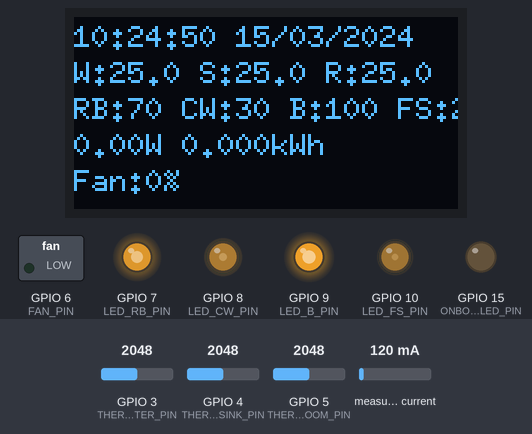
Bench run of a program on a simulated ESP32-S2. Parts: 128×64 one-colour display, switched loads named in the program (green lamp = pin HIGH), output pins drawn as LEDs (lit = HIGH). The test bench sets the inputs (shaded band); at power-on: GPIO 4 (THERM_SINK_PIN) = 2048, GPIO 3 (THERM_WATER_PIN) = 2048, GPIO 5 (THERM_ROOM_PIN) = 2048, measured current 120 mA. The local clock reads 2024-03-15 10:24:30 at power-on unless the program sets it; what the program prints to the serial monitor is not drawn.

Above: at 20.4 s.
20.5 s: GPIO 4 (THERM_SINK_PIN) set to 1152
At 21.8 s:
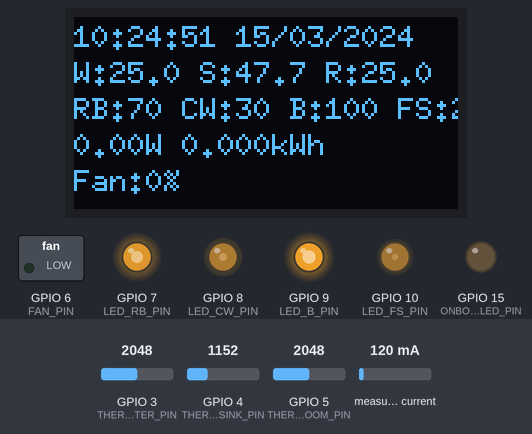
22.6 s: GPIO 4 (THERM_SINK_PIN) set to 1026
At 23.5 s:
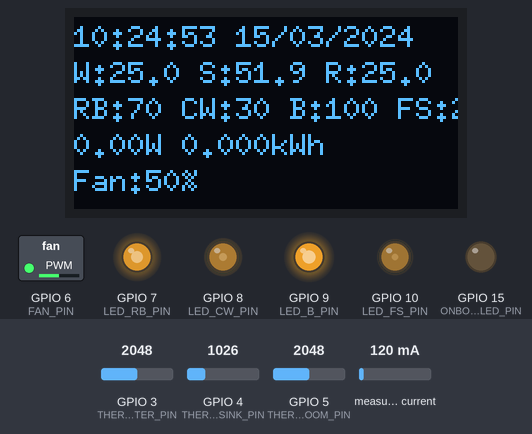
25.6 s: GPIO 4 (THERM_SINK_PIN) set to 122
At 26.9 s:
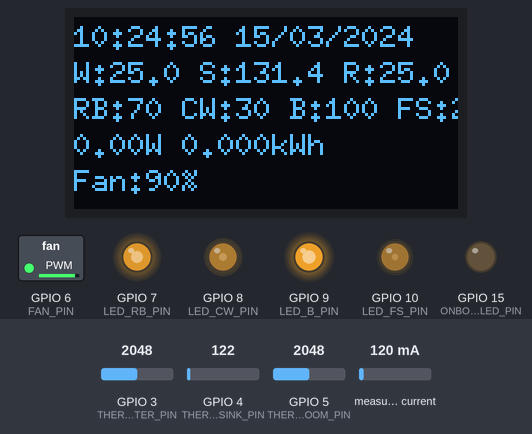
28.6 s: GPIO 3 (THERM_WATER_PIN) set to 2139
At 29.8 s:
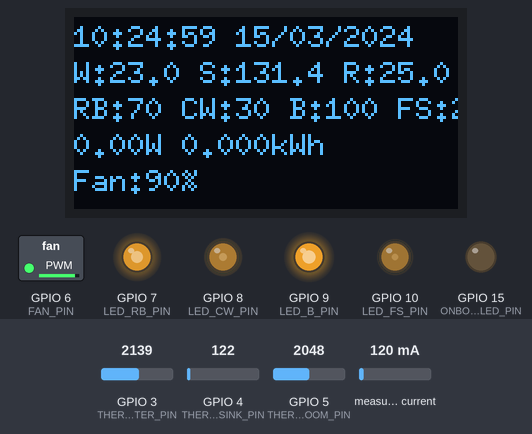
30.6 s: GPIO 5 (THERM_ROOM_PIN) set to 2139
At 31.5 s:
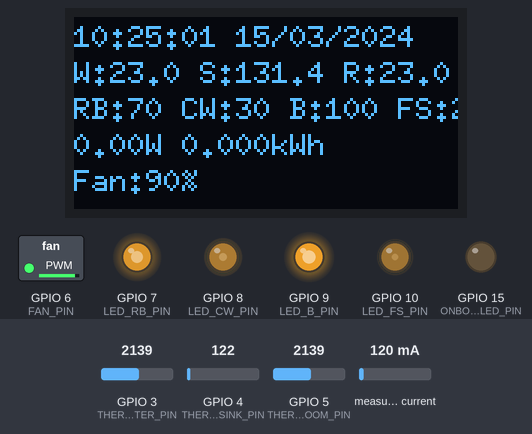
Timing chart, 0 to 61.5 s (numbered marks = the images above; inputs shaded):
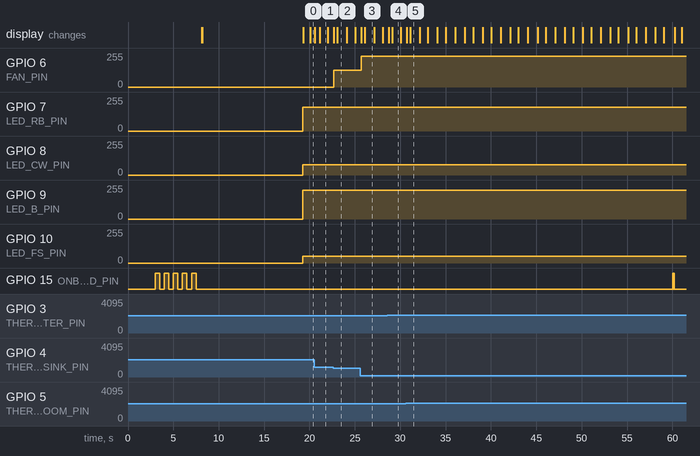

The program:

main.cpp
```cpp
#include <Arduino.h>
#include "HardwareManager.h"
#include "Scheduler.h"
#include "config.h"

HardwareManager hw;
Scheduler scheduler;

unsigned long bootTimeStart = 0;
unsigned long lastHeartbeatTime = 0;
unsigned long lastSummaryPrintTime = 0;
unsigned long lastLiveDashboardPrintTime = 0;

void handleSerialCommands() {
    if(Serial.available()) {
        String command = Serial.readStringUntil('\n');
        command.trim();
        command.toUpperCase();

        if(command.startsWith("SETTIME=")) {
            String timeStr = command.substring(8);
            int h, m, s;
            if(sscanf(timeStr.c_str(), "%d:%d:%d", &h, &m, &s) == 3) {
                hw.adjustRTCTime(h, m, s);
            } else {
                Serial.println("Format: SETTIME=HH:MM:SS");
            }
        } else if(command.startsWith("SETDATE=")) {
            String dateStr = command.substring(8);
            int y, m, d;
            if(sscanf(dateStr.c_str(), "%d:%d:%d", &y, &m, &d) == 3) {
                hw.adjustRTCDate(y, m, d);
            } else {
                Serial.println("Format: SETDATE=YY:MM:DD");
            }
        } else if(command == "HELP") {
            Serial.println("\n--- COMMANDS ---");
            Serial.println("SETTIME=HH:MM:SS  - Set time");
            Serial.println("SETDATE=YY:MM:DD  - Set date");
            Serial.println("HELP              - Show this help");
            Serial.println("----------------\n");
        } else if(command.length() > 0) {
            Serial.printf("Unknown: %s (type HELP)\n", command.c_str());
        }
    }
}

void setup() {
    Serial.begin(115200);
    delay(3000);

    pinMode(ONBOARD_LED_PIN, OUTPUT);
    digitalWrite(ONBOARD_LED_PIN, LOW);

    // Boot sequence - 5 blinks (500ms duration)
    for(int i = 0; i < 5; i++) {
        digitalWrite(ONBOARD_LED_PIN, HIGH);
        delay(500); // 500ms
        digitalWrite(ONBOARD_LED_PIN, LOW);
        delay(500); // 500ms
    }

    hw.begin();
    scheduler.begin();
    bootTimeStart = millis(); // Start timing for dual-phase monitoring

    // Wait for serial commands (10 second window)
    Serial.println("\n[Waiting 10s for serial commands...]");
    unsigned long startWait = millis();
    while(millis() - startWait < 10000) {
        handleSerialCommands();
        delay(10);
    }

    // Print initial summary once
    hw.printBootSummary(bootTimeStart);
    Serial.println("Type HELP for available commands\n");
}

void loop() {
    yield();
    handleSerialCommands();

    unsigned long currentTime = millis();

    // Heartbeat - 2 blinks every minute (Non-blocking)
    if(currentTime - lastHeartbeatTime >= HEARTBEAT_INTERVAL) {
        // Quick 2-blink sequence
        digitalWrite(ONBOARD_LED_PIN, HIGH);
        delay(50);
        digitalWrite(ONBOARD_LED_PIN, LOW);
        delay(50);
        digitalWrite(ONBOARD_LED_PIN, HIGH);
        delay(50);
        digitalWrite(ONBOARD_LED_PIN, LOW);
        lastHeartbeatTime = currentTime;
    }

    // =========================================================================
    // DUAL-PHASE SERIAL MONITORING LOGIC
    // =========================================================================

    uint8_t currentBrightness[NUM_LED_CHANNELS];

    // Phase 1: Boot Summary (First 60 seconds)
    if(currentTime - bootTimeStart < BOOT_SUMMARY_DURATION) {
        // Print the aesthetic summary every 5 seconds (5000ms) for Fasa 1
        if(currentTime - lastSummaryPrintTime >= 5000) {
            hw.printBootSummary(bootTimeStart);
            lastSummaryPrintTime = currentTime;
        }
    }
    // Phase 2: Live Dashboard (After 60 seconds)
    else {
        // Print Live Dashboard every 1 minute (60000ms) for Fasa 2
        if(currentTime - lastLiveDashboardPrintTime >= LIVE_DASHBOARD_INTERVAL) {
            // Re-run scheduler and hw.run to update data before printing
            DateTime now = hw.getRTCTime();
            scheduler.run(now.hour(), now.minute());

            for(int i = 0; i < NUM_LED_CHANNELS; i++) {
                currentBrightness[i] = scheduler.getBrightness(i);
                hw.setChannelBrightness(i, currentBrightness[i]);
            }

            hw.run(currentBrightness); // Updates temps, power, fan
            hw.printLiveDashboard(currentBrightness);
            lastLiveDashboardPrintTime = currentTime;
        }
    }
    // =========================================================================

    // Standard Runtime (PWM/OLED/Power/Temp/Fan control)
    if(currentTime - bootTimeStart >= BOOT_SUMMARY_DURATION) {
        // This block runs outside the 60s print interval to keep PWM/etc running continuously
        DateTime now = hw.getRTCTime();
        scheduler.run(now.hour(), now.minute());

        for(int i = 0; i < NUM_LED_CHANNELS; i++) {
            currentBrightness[i] = scheduler.getBrightness(i);
            hw.setChannelBrightness(i, currentBrightness[i]);
        }

        hw.run(currentBrightness); // Run Hw Manager (Temp/Power/Fan/OLED)
    } else {
        // Hw Manager still needs to run during the 60s summary period to get initial data
        DateTime now = hw.getRTCTime();
        scheduler.run(now.hour(), now.minute());

        for(int i = 0; i < NUM_LED_CHANNELS; i++) {
            currentBrightness[i] = scheduler.getBrightness(i);
            hw.setChannelBrightness(i, currentBrightness[i]);
        }

        hw.run(currentBrightness); // Run Hw Manager (Temp/Power/Fan/OLED)
    }

    // Small delay to prevent watchdog timer and excessive serial print load
    delay(100);
}
```

HardwareManager.h
```cpp
#ifndef HARDWAREMANAGER_H
#define HARDWAREMANAGER_H

#include <Arduino.h>
#include <Wire.h>
#include <RTClib.h>
#include <INA226.h>
#include <U8g2lib.h>
#include "config.h"

class HardwareManager {
private:
    RTC_DS3231 rtc;
    INA226 ina226;
    U8G2_SH1106_128X64_NONAME_F_HW_I2C display;

    const uint8_t ledPins[NUM_LED_CHANNELS] = {LED_RB_PIN, LED_CW_PIN, LED_B_PIN, LED_FS_PIN};

    // NTC Temperature Readings
    float lastWaterTemp = 25.0f;
    float lastSinkTemp = 25.0f;
    float lastRoomTemp = 25.0f;

    // Power Monitoring
    float totalKwh = 0.0f;
    unsigned long lastPowerUpdate = 0;

    // Hardware Status
    bool isRTC_OK = false;
    bool isINA226_OK = false;
    bool isOLED_OK = false;
    bool isLED_OK = false;
    bool isFAN_OK = false;
    bool isTEMP_OK = false;

    // Time Sync Variables
    bool isPCTimeReceived = false;
    char pcTimeStr[9] = "";
    char pcDateStr[11] = "";

    // Internal functions
    float readThermistor(int pin); // NTC Steinhart-Hart implementation
    void setupPWMChannels();
    void updateTemperatures(); // Modified to poll NTCs
    void updatePowerMonitoring();
    void updateFanControl();
    void updateOLEDDisplay(uint8_t brightness[]);

    void scanI2CDevices();
    bool verifyRTC();
    bool verifyINA226();
    bool verifyOLED();

public:
    HardwareManager();
    void begin();
    void run(uint8_t brightness[]);
    void setChannelBrightness(uint8_t channel, uint8_t percent);

    // Getters for Live Dashboard
    float getCurrentWatts();
    float getTotalKwh() { return totalKwh; }
    float getCostRp();
    DateTime getRTCTime();
    uint8_t getCurrentFanSpeed();
    float getWaterTemp() { return lastWaterTemp; }
    float getRoomTemp() { return lastRoomTemp; }
    float getSinkTemp() { return lastSinkTemp; }

    // Time Adjustment
    void adjustRTCTime(int h, int m, int s);
    void adjustRTCDate(int y, int m, int d);

    // Summary Printing (Public for Fasa 1)
    void printBootSummary(unsigned long bootTime);
    void printLiveDashboard(uint8_t brightness[]); // New for Fasa 2

    bool isPWM_OK = false;
    // Status Getters for main.cpp
    bool isSystemTimeOK() { return isRTC_OK || isPCTimeReceived; }
    bool getStatus(const char* component);
};

#endif
```

Scheduler.cpp
```cpp
#include "Scheduler.h"

Scheduler::Scheduler() {
    for(int i = 0; i < NUM_LED_CHANNELS; i++) {
        currentBrightness[i] = 0;
    }
}

void Scheduler::begin() {
    // No log output (clean)
}

float Scheduler::cubicBezier(float t) {
    float t2 = t * t;
    float t3 = t2 * t;
    float mt = 1 - t;
    float mt2 = mt * mt;
    // P0(0,0), P1(0.42, 0), P2(0.58, 1), P3(1,1) is a common smooth curve
    // The coefficients 0.42 and 0.58 create the S-curve shape for gradual start/end
    return 3 * mt2 * t * 0.42 + 3 * mt * t2 * 0.58 + t3;
}

void Scheduler::calculateAutoBrightness(int currentMinutes) {
    const int scheduleOn = SCHED_ON_HOUR * 60 + SCHED_ON_MINUTE;
    const int schedulePeakStart = SCHED_PEAK_START_HOUR * 60 + SCHED_PEAK_START_MINUTE;
    const int schedulePeakEnd = SCHED_PEAK_END_HOUR * 60 + SCHED_PEAK_END_MINUTE;
    const int scheduleOff = SCHED_OFF_HOUR * 60 + SCHED_OFF_MINUTE;

    SchedulePhase phase;
    if(currentMinutes < scheduleOn || currentMinutes >= scheduleOff) {
        phase = PHASE_OFF;
    } else if(currentMinutes < schedulePeakStart) {
        phase = PHASE_SUNRISE; // 08:00 - 10:00 (Dim Up)
    } else if(currentMinutes < schedulePeakEnd) {
        phase = PHASE_PEAK; // 10:00 - 16:00 (Peak)
    } else {
        phase = PHASE_SUNSET; // 16:00 - 20:00 (Dim Down)
    }

    for(int i = 0; i < NUM_LED_CHANNELS; i++) {
        float brightness = 0.0f;

        switch(phase) {
            case PHASE_OFF:
                brightness = 0.0f;
                break;
            case PHASE_SUNRISE: {
                // Progress from scheduleOn to schedulePeakStart
                int duration = schedulePeakStart - scheduleOn;
                int elapsed = currentMinutes - scheduleOn;
                float progress = (float)elapsed / (float)duration;
                brightness = cubicBezier(progress) * peakBrightness[i];
                break;
            }
            case PHASE_PEAK:
                brightness = peakBrightness[i];
                break;
            case PHASE_SUNSET: {
                // Progress from schedulePeakEnd to scheduleOff
                int duration = scheduleOff - schedulePeakEnd;
                int elapsed = currentMinutes - schedulePeakEnd;
                float progress = (float)elapsed / (float)duration;
                // We want 1.0 at start of sunset, 0.0 at end, so use (1.0 - curve)
                brightness = peakBrightness[i] * (1.0f - cubicBezier(progress));
                break;
            }
        }
        currentBrightness[i] = (uint8_t)constrain(brightness, 0, 100);
    }
}

void Scheduler::run(int currentHour, int currentMinute) {
    int currentMinutes = currentHour * 60 + currentMinute;
    calculateAutoBrightness(currentMinutes);
}

uint8_t Scheduler::getBrightness(uint8_t channel) {
    if(channel >= NUM_LED_CHANNELS) return 0;
    return currentBrightness[channel];
}

bool Scheduler::isLEDsOn() {
    for(int i = 0; i < NUM_LED_CHANNELS; i++) {
        if(currentBrightness[i] > 0) return true;
    }
    return false;
}
```

Scheduler.h
```cpp
#ifndef SCHEDULER_H
#define SCHEDULER_H

#include <Arduino.h>
#include "config.h"

enum SchedulePhase {
    PHASE_OFF,
    PHASE_SUNRISE,
    PHASE_PEAK,
    PHASE_SUNSET
};

class Scheduler {
private:
    uint8_t peakBrightness[NUM_LED_CHANNELS] = {
        PEAK_BRIGHT_RB, PEAK_BRIGHT_CW, PEAK_BRIGHT_B, PEAK_BRIGHT_FS
    };
    uint8_t currentBrightness[NUM_LED_CHANNELS];
    float cubicBezier(float t);
    void calculateAutoBrightness(int currentMinutes);

public:
    Scheduler();
    void begin();
    void run(int currentHour, int currentMinute);
    uint8_t getBrightness(uint8_t channel);
    bool isLEDsOn(); // New utility
};

#endif
```

config.h
```cpp
#ifndef CONFIG_H
#define CONFIG_H

#define NUM_LED_CHANNELS        4
#define LED_RB_PIN              7
#define LED_CW_PIN              8
#define LED_B_PIN               9
#define LED_FS_PIN              10
#define ONBOARD_LED_PIN         15
#define I2C_SDA_PIN             1
#define I2C_SCL_PIN             2
#define THERM_WATER_PIN         3   // ADC Pin for Water NTC
#define THERM_SINK_PIN          4   // ADC Pin for Heatsink NTC
#define THERM_ROOM_PIN          5   // ADC Pin for Room NTC
#define FAN_PIN                 6

#define PWM_FREQUENCY           25000UL
#define PWM_RESOLUTION_BITS     13
#define MAX_DUTY_VALUE          ((1 << PWM_RESOLUTION_BITS) - 1)
#define MAX_PERCENT_LIMIT       85

#define CH_RB                   0
#define CH_CW                   1
#define CH_B                    2
#define CH_FS                   3

// SCHEDULE & BRIGHTNESS
#define SCHED_ON_HOUR           8
#define SCHED_ON_MINUTE         0
#define SCHED_PEAK_START_HOUR   10
#define SCHED_PEAK_START_MINUTE 0
#define SCHED_PEAK_END_HOUR     16
#define SCHED_PEAK_END_MINUTE   0
#define SCHED_OFF_HOUR          20
#define SCHED_OFF_MINUTE        0

#define PEAK_BRIGHT_RB          70
#define PEAK_BRIGHT_CW          30
#define PEAK_BRIGHT_B           100
#define PEAK_BRIGHT_FS          20

#define DEFAULT_KWH_COST        1444
#define LIVE_DASHBOARD_INTERVAL 60000UL // 1 minute in milliseconds
#define BOOT_SUMMARY_DURATION   60000UL // 1 minute in milliseconds
#define HEARTBEAT_INTERVAL      60000UL // 1 minute in milliseconds

// NTC THERMISTOR CONSTANTS (3950 10K)
#define THERM_NOMINAL_RESISTANCE 10000.0f
#define THERM_NOMINAL_TEMP_K     298.15f // 25C in Kelvin
#define THERM_BETA_VALUE         3950.0f
#define THERM_SERIES_RESISTOR    10000.0f // Assuming a 10k resistor in series

#endif
```

Source omitted: HardwareManager.cpp (13779 bytes)

Measured:
- the behaviour switches between 1082 and 1081 on GPIO 4 (THERM_SINK_PIN) (found by bisection; images 1 and 2)
- after the input at 22.6 s, GPIO 6 (FAN_PIN): 0/255 → 127/255 after 0.06 s
- after the input at 25.6 s, GPIO 6 (FAN_PIN): 127/255 → 229/255 after 0.09 s
- what the display in image 1 shows lasts 0.9 s, from 21.1 s to 22.0 s
- what the display in image 2 shows lasts 1.0 s, from 23.1 s to 24.1 s
